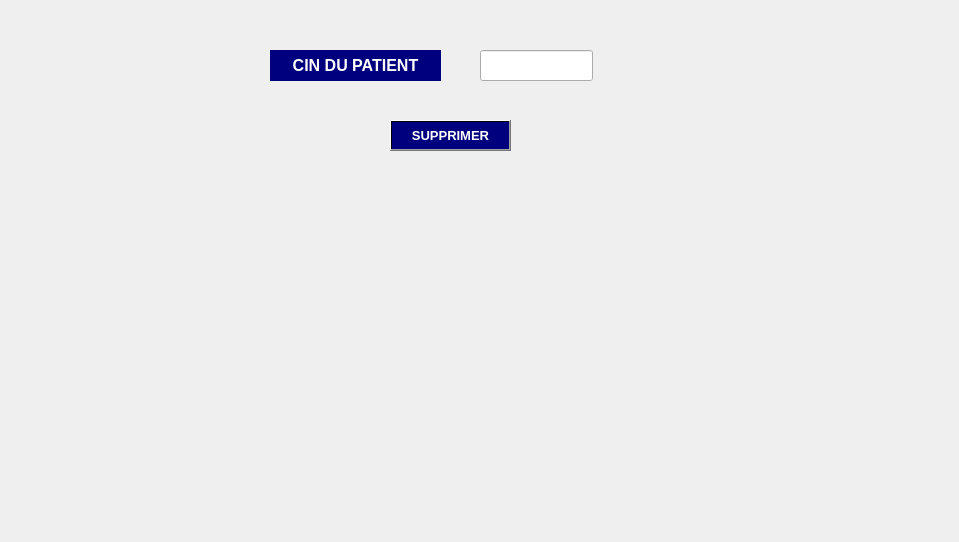
      <widget class="QWidget" name="tab_28">
       <attribute name="title">
        <string>SUPPRIMER RENDEZ-VOUS</string>
       </attribute>
       <widget class="QLineEdit" name="lineEdit_id_6">
        <property name="geometry">
         <rect>
          <x>480</x>
          <y>50</y>
          <width>113</width>
          <height>31</height>
         </rect>
        </property>
       </widget>
       <widget class="QPushButton" name="pb_supprimer">
        <property name="geometry">
         <rect>
          <x>390</x>
          <y>120</y>
          <width>121</width>
          <height>31</height>
         </rect>
        </property>
        <property name="font">
         <font>
          <pointsize>10</pointsize>
          <weight>75</weight>
          <bold>true</bold>
         </font>
        </property>
        <property name="styleSheet">
         <string notr="true">background-color: qlineargradient(spread:pad, x1:0.631, y1:0.420455, x2:1, y2:0, stop:1 rgba(0, 0, 127, 255));
color: rgb(255, 255, 255);</string>
        </property>
        <property name="text">
         <string>SUPPRIMER</string>
        </property>
       </widget>
       <widget class="QLabel" name="label_58">
        <property name="geometry">
         <rect>
          <x>270</x>
          <y>50</y>
          <width>171</width>
          <height>31</height>
         </rect>
        </property>
        <property name="font">
         <font>
          <family>MS Shell Dlg 2</family>
          <pointsize>12</pointsize>
          <weight>75</weight>
          <bold>true</bold>
         </font>
        </property>
        <property name="styleSheet">
         <string notr="true">color: rgb(255, 255, 255);
background-color: rgb(0, 0, 127);</string>
        </property>
        <property name="text">
         <string>&lt;html&gt;&lt;head/&gt;&lt;body&gt;&lt;p align=&quot;center&quot;&gt;CIN DU PATIENT&lt;/p&gt;&lt;/body&gt;&lt;/html&gt;</string>
        </property>
       </widget>
       <widget class="QLabel" name="picture_supprdv_2">
        <property name="geometry">
         <rect>
          <x>0</x>
          <y>0</y>
          <width>950</width>
          <height>533</height>
         </rect>
        </property>
        <property name="minimumSize">
         <size>
          <width>0</width>
          <height>0</height>
         </size>
        </property>
        <property name="maximumSize">
         <size>
          <width>950</width>
          <height>533</height>
         </size>
        </property>
        <property name="text">
         <string/>
        </property>
       </widget>
       <zorder>picture_supprdv_2</zorder>
       <zorder>lineEdit_id_6</zorder>
       <zorder>pb_supprimer</zorder>
       <zorder>label_58</zorder>
      </widget>
